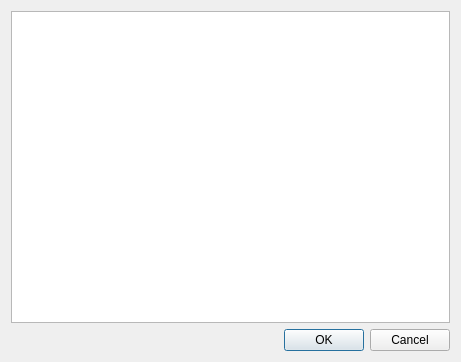
<?xml version="1.0" encoding="UTF-8"?>
<ui version="4.0">
 <class>ModSelectionDialog</class>
 <widget class="QDialog" name="ModSelectionDialog">
  <property name="geometry">
   <rect>
    <x>0</x>
    <y>0</y>
    <width>461</width>
    <height>362</height>
   </rect>
  </property>
  <property name="windowTitle">
   <string>Select Mods</string>
  </property>
  <layout class="QVBoxLayout" name="verticalLayout">
   <item>
    <widget class="QListWidget" name="modList"/>
   </item>
   <item>
    <widget class="QDialogButtonBox" name="buttonBox">
     <property name="orientation">
      <enum>Qt::Horizontal</enum>
     </property>
     <property name="standardButtons">
      <set>QDialogButtonBox::Cancel|QDialogButtonBox::Ok</set>
     </property>
    </widget>
   </item>
  </layout>
 </widget>
 <resources/>
 <connections>
  <connection>
   <sender>buttonBox</sender>
   <signal>accepted()</signal>
   <receiver>ModSelectionDialog</receiver>
   <slot>accept()</slot>
   <hints>
    <hint type="sourcelabel">
     <x>248</x>
     <y>254</y>
    </hint>
    <hint type="destinationlabel">
     <x>157</x>
     <y>274</y>
    </hint>
   </hints>
  </connection>
  <connection>
   <sender>buttonBox</sender>
   <signal>rejected()</signal>
   <receiver>ModSelectionDialog</receiver>
   <slot>reject()</slot>
   <hints>
    <hint type="sourcelabel">
     <x>316</x>
     <y>260</y>
    </hint>
    <hint type="destinationlabel">
     <x>286</x>
     <y>274</y>
    </hint>
   </hints>
  </connection>
 </connections>
</ui>
